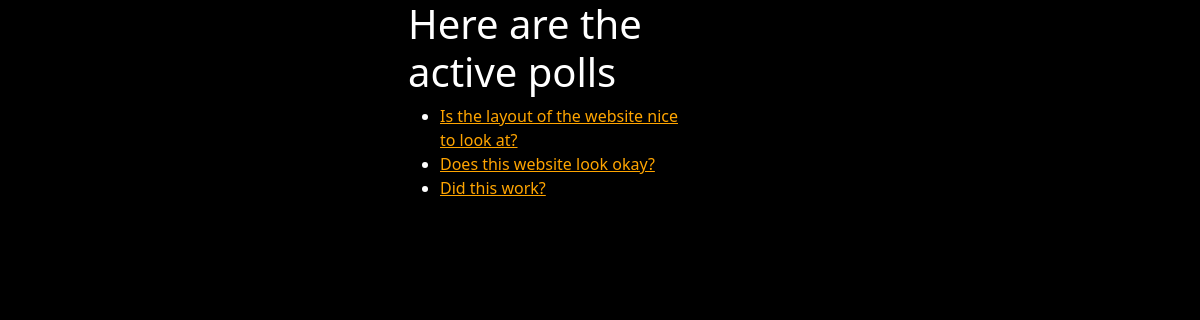
The page /polls/ (signed in) on the database its author committed.
### polls/models.py (models this page shows, shortened)
class Question(models.Model):
    question_text = models.CharField(max_length=200)
    pub_date = models.DateTimeField('date published')

### polls/views.py (the view)
# urls.py: path('', views.index, name='index'),
@login_required(login_url = '//127.0.0.1:8000/user_auth/login/')
def index(request):
    latest_question_list = Question.objects.order_by('-pub_date')[:5]
    context = {'latest_question_list': latest_question_list}
    return render(request, "polls/poll.html", context)

### polls/templates/polls/poll.html (shortened to what this page needs)
<!DOCTYPE html>
{% load static %}
<html>
  <head>
	<link rel="stylesheet" href="https://cdnjs.cloudflare.com/ajax/libs/font-awesome/4.7.0/css/font-awesome.min.css">
    <link href="https://cdn.jsdelivr.net/npm/bootstrap@5.3.0-alpha1/dist/css/bootstrap.min.css" rel="stylesheet">
  <link href = "/static/polls_ssheet.css" rel = "stylesheet" type = "text/css">
  </head>
<div class ='row'>
	<div class = 'col-md-4'>
	</div>
	<div class = 'col-md-3' id = 'all_polls'>
	<h1> Here are the active polls</h1>
{% if latest_question_list %}
<ul>
    {% for question in latest_question_list %}
    <li>
        <a href = "{% url 'polls:detail' question.id %}">
            {{ question.question_text }}
</a> </li>
    {% endfor %}
</ul>
{% else %}
<p>No polls are available.</p>
{% endif %}
</div>
</html>

### polls/static/polls_ssheet.css (style rules this page uses)
.row { background-color:black; color: white; }
html { background-color:black; }
#all_polls a { color: orange; }

### rows shown on the page
Question: question_text "Is the layout of the website nice to look at?"
Question: question_text "Does this website look okay?"
Question: question_text "Did this work?"
